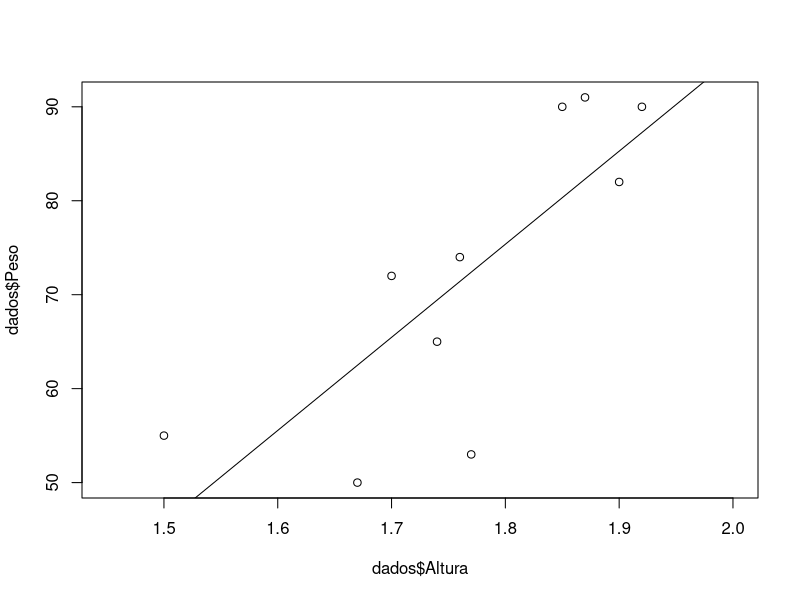

Write the R code that produced this figure.
#primeira aula de r em modelaem!!!!
dados<-read.table("dados1.txt",header = TRUE)
plot(dados$Altura,dados$Peso);abline(lm(Peso~Altura,dados))


X<-dados$Altura;X
b0<- -102.99
b1<- 99.09
b0
b1
dados$y<-b0+b1*X
dados
